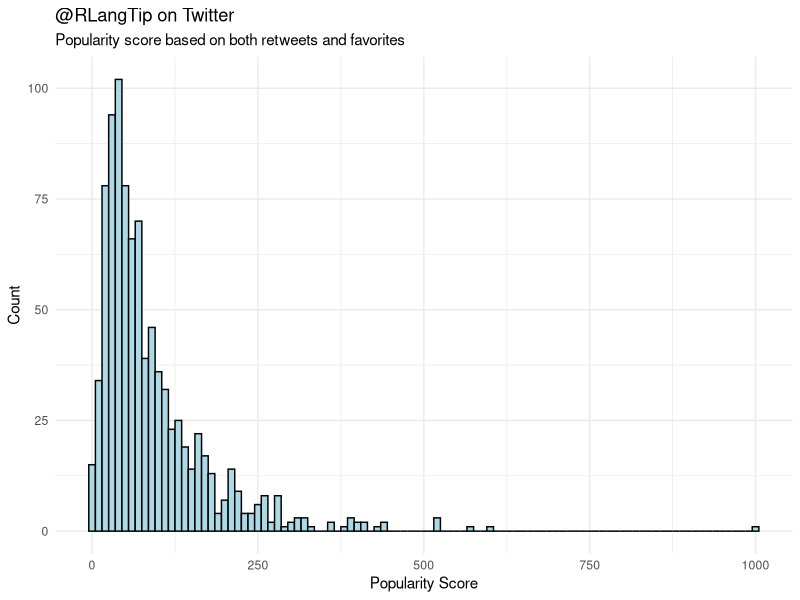
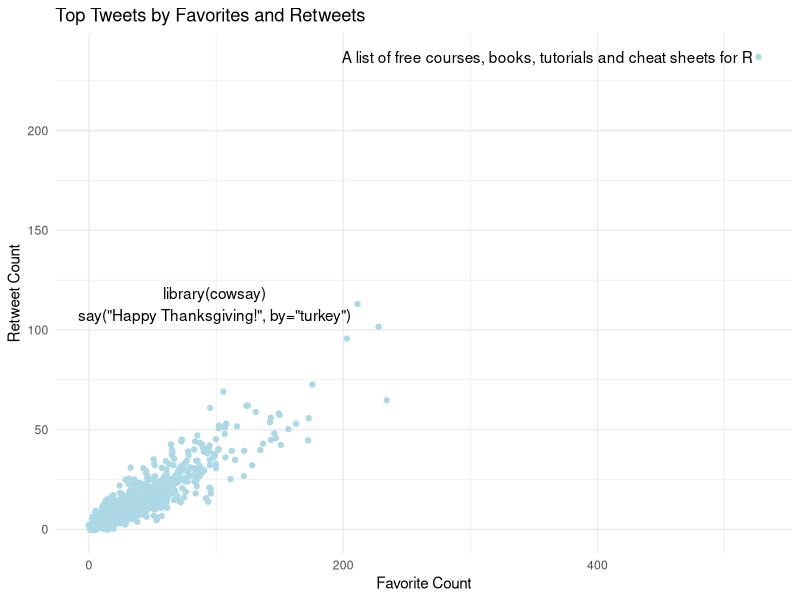

Write the R code that produced these figures, in order.
## ---- chunk 1
knitr::opts_chunk$set(
  collapse = TRUE,
  comment = "#>",
  fig.path = "man/figures/README-",
  out.width = "100%"
)
## ---- chunk 2
joined <- readr::read_csv("data-raw/joined.csv")

library(ggplot2)
library(ggrepel)

ggplot(joined, aes(score)) +
 geom_histogram(binwidth = 10, fill = "light blue", color = "black") +
 labs(x = "Popularity Score", 
      y = "Count",
        title = "@RLangTip on Twitter", 
        subtitle = "Popularity score based on both retweets and favorites") +
 theme_minimal()

ggplot(joined, aes(favorite_count, retweet_count, label = text)) +
 geom_text_repel(
  data = subset(joined, retweet_count > 105),
  segment.size  = 0.2,
  segment.color = "grey50",
  direction     = "x"
 ) +
 geom_jitter(color = "light blue") +
 theme_minimal() +
 labs(title = "Top Tweets by Favorites and Retweets",
      x = "Favorite Count",
      y = "Retweet Count")


